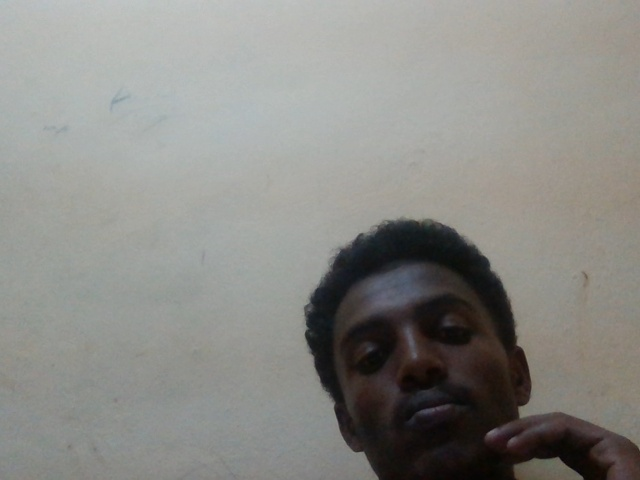
#> input picture src/data/row/dago/image_of_dago_1.jpg, 640 x 480 px
$ python -i preprocessing.py   (imports and definitions only)   (older library calls are emulated)
#> lines starting #> are read from the running program, lines starting #| are printed output that depends on the picture
#> further down, picture is the input picture: shape (480, 640, 3); mean B, G, R 134, 138.3, 138.6
import cv2

from config import (
    FACE_DETECTION_MIN_NEIGHBORS,
    FACE_DETECTION_MIN_SIZE,
    FACE_DETECTION_SCALE_FACTOR,
    FACE_EYE_DETECTION_MIN_NEIGHBORS,
    IMAGE_SIZE,
    MAX_FACE_BRIGHTNESS,
    MIN_FACE_AREA_RATIO,
    MIN_FACE_BRIGHTNESS,
    MIN_FACE_CONTRAST,
    MIN_FACE_SHARPNESS,
)

face_detector = cv2.CascadeClassifier(
    cv2.data.haarcascades + "haarcascade_frontalface_default.xml"
)
eye_detector = cv2.CascadeClassifier(
    cv2.data.haarcascades + "haarcascade_eye.xml"
)


def _detect_valid_faces(image, to_gray=True):
#> called with to_gray = True
    if image is None:
        return []

    processed_image = cv2.cvtColor(
        image, cv2.COLOR_BGR2GRAY) if to_gray else image
    faces = face_detector.detectMultiScale(
        processed_image,
        scaleFactor=FACE_DETECTION_SCALE_FACTOR,
        minNeighbors=FACE_DETECTION_MIN_NEIGHBORS,
        minSize=FACE_DETECTION_MIN_SIZE,
    )
#> faces = [[311, 254, 200, 200]]

    valid_faces = []
    for x, y, w, h in faces:
        face_region = processed_image[y:y + h, x:x + w]
        eyes = eye_detector.detectMultiScale(
            face_region,
            scaleFactor=1.1,
            minNeighbors=FACE_EYE_DETECTION_MIN_NEIGHBORS,
            minSize=(15, 15),
        )

        if len(eyes) > 0:
            valid_faces.append((x, y, w, h))
#> this loop made 1 pass
#> (x, y, w, h, eyes) on pass 1: (311, 254, 200, 200, [[27, 74, 62, 62]])
#> pass 1, in _detect_valid_faces, `face_region = processed_image[y:y + h, x:x + w]`:
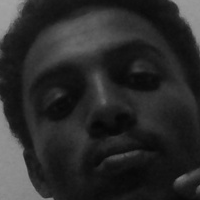
#> face_region: shape (200, 200); min 6, max 163, mean 43.1
#> after the loop, valid_faces = [(311, 254, 200, 200)]

    return valid_faces


def _detect_and_crop_face(image, target_size=IMAGE_SIZE, to_gray=True):
    """Extract and resize the largest detected face from an image.

    Returns the cropped face region as uint8, or None if no face found.
    This is a private helper function used by the public preprocessing functions.
    """
    if image is None:
        return None

    if to_gray:
        processed_image = cv2.cvtColor(image, cv2.COLOR_BGR2GRAY)
    else:
        processed_image = image

    faces = _detect_valid_faces(image, to_gray=to_gray)
#> faces = [(311, 254, 200, 200)]

    if len(faces) == 0:
        return None

    x, y, w, h = max(faces, key=lambda f: f[2] * f[3])
#> x = 311; y = 254; w = 200; h = 200
    face_region = processed_image[y:y+h, x:x+w]
    resized_face = cv2.resize(face_region, target_size)

    return resized_face


# [86 lines left out: functions preprocess_image, preprocess_frame, get_preprocessed_face_image, assess_face_quality, not called in this run]

>>> import cv2
>>> picture = cv2.imread('data/row/dago/image_of_dago_1.jpg')
>>> result = _detect_and_crop_face(picture)
